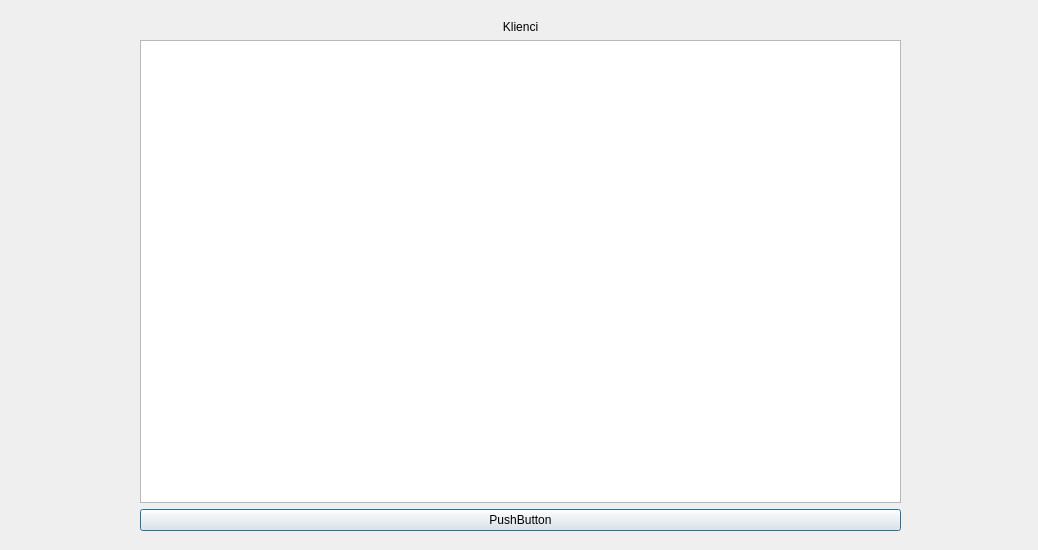
<?xml version="1.0" encoding="UTF-8"?>
<ui version="4.0">
 <class>YourClients</class>
 <widget class="QDialog" name="YourClients">
  <property name="geometry">
   <rect>
    <x>0</x>
    <y>0</y>
    <width>1038</width>
    <height>550</height>
   </rect>
  </property>
  <property name="windowTitle">
   <string>Dialog</string>
  </property>
  <widget class="QWidget" name="">
   <property name="geometry">
    <rect>
     <x>140</x>
     <y>20</y>
     <width>761</width>
     <height>511</height>
    </rect>
   </property>
   <layout class="QVBoxLayout" name="verticalLayout">
    <item>
     <widget class="QLabel" name="label">
      <property name="text">
       <string>Klienci</string>
      </property>
      <property name="alignment">
       <set>Qt::AlignCenter</set>
      </property>
     </widget>
    </item>
    <item>
     <widget class="QListWidget" name="listWidget"/>
    </item>
    <item>
     <widget class="QPushButton" name="pushButton">
      <property name="text">
       <string>PushButton</string>
      </property>
     </widget>
    </item>
   </layout>
  </widget>
 </widget>
 <resources/>
 <connections/>
</ui>
